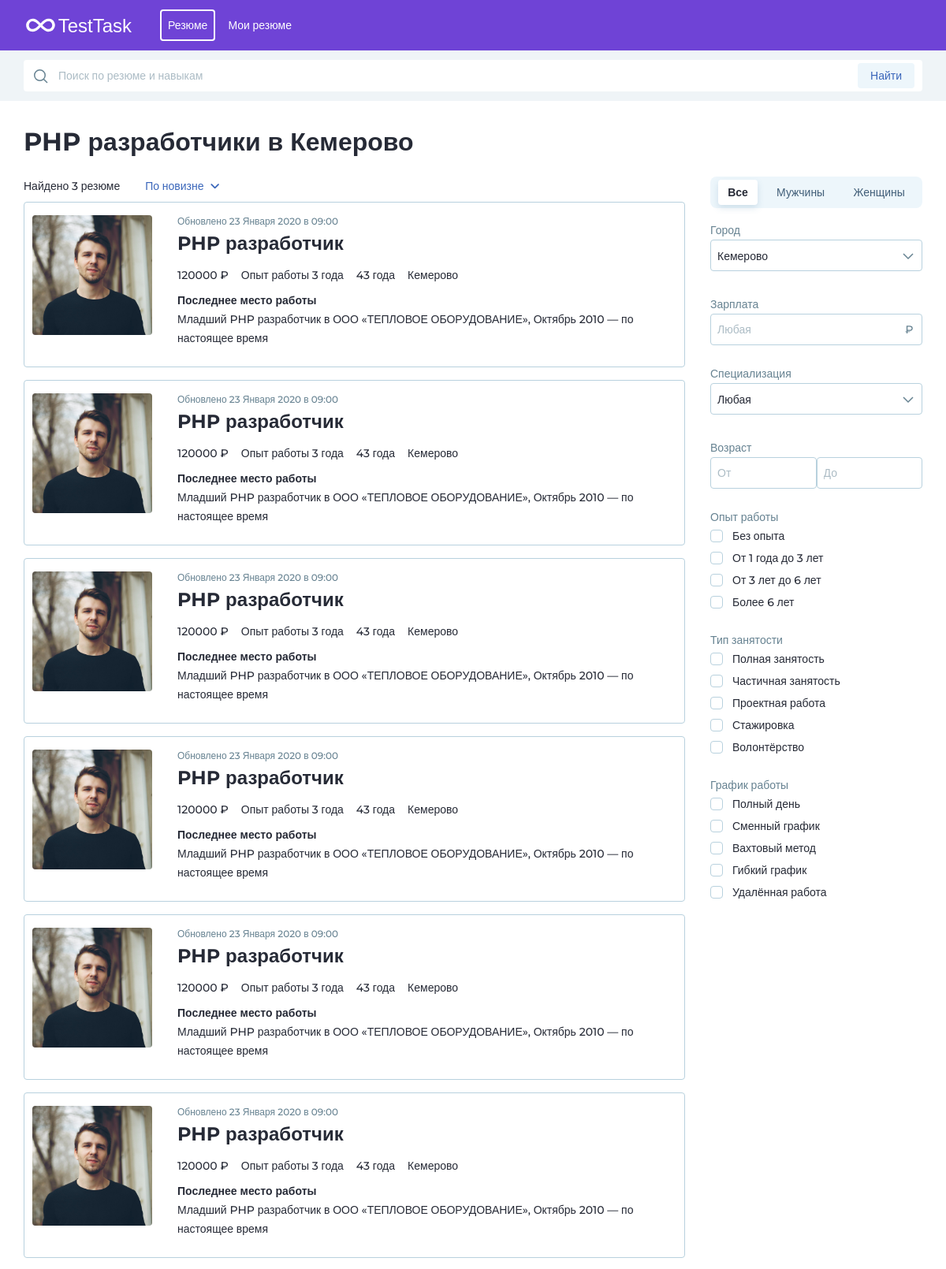
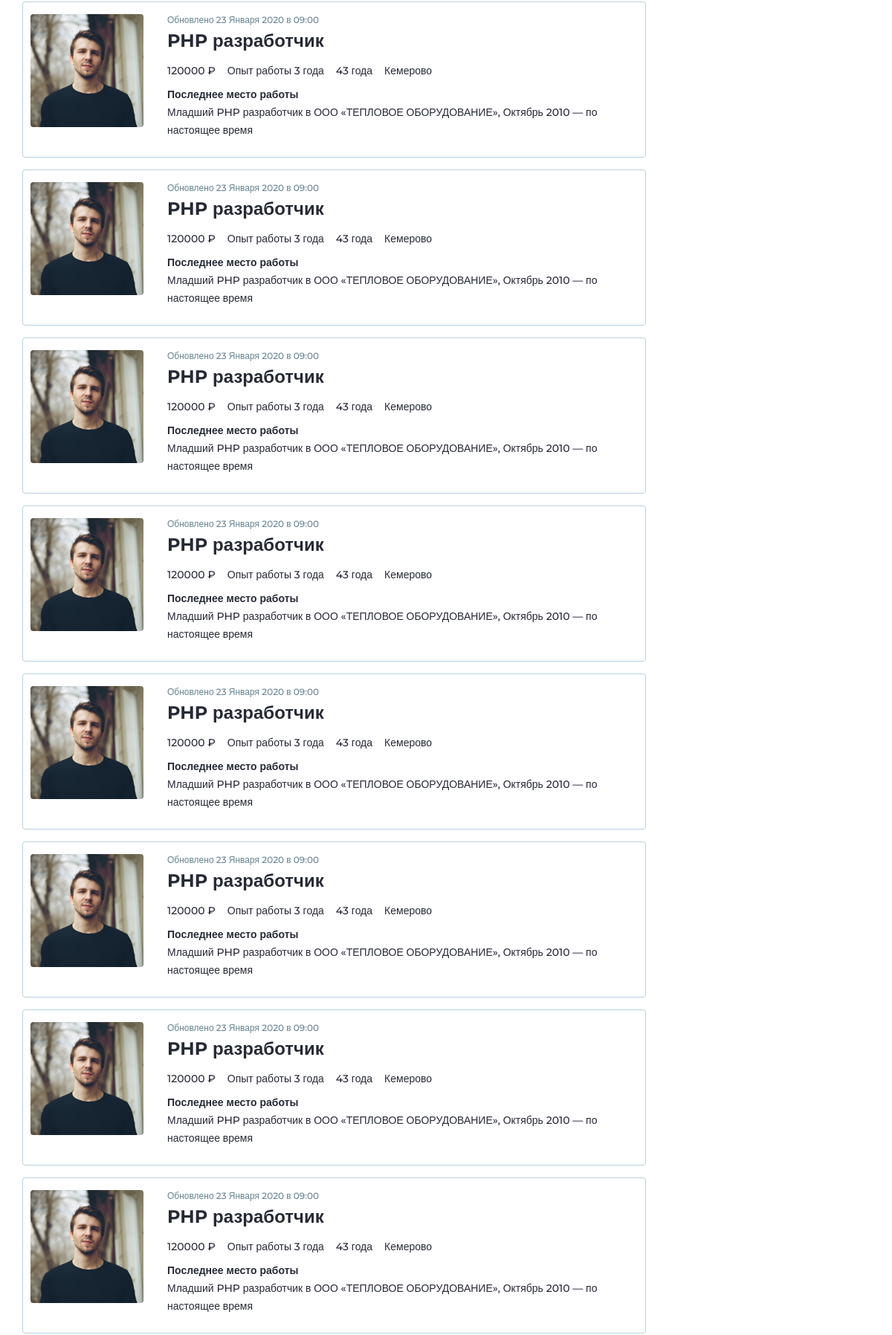
The page / (upper part) on the database its author committed (2 pictures, top to bottom).
### tables this page shows
CREATE TABLE `resum` (
  `id` int NOT NULL,
  `name` text NOT NULL,
  `workyear` text NOT NULL,
  `yearold` int NOT NULL,
  `location` text NOT NULL,
  `oldlocwork` text NOT NULL,
  `date` int NOT NULL,
  `photo` text NOT NULL,
  `price` int NOT NULL
);

### DB/DB.php (called while the page is built, shortened)
<?php
class DB{
    private $host;
    private $login;
    private $password;
    private $db;
    private $table;
    public function __construct($host, $login, $password, $db, $table){
        $this->host = $host;
        $this->login = $login;
        $this->password = $password;
        $this->db = $db;
        $this->table = $table;
    }
    public function getResum(){
        $mysqli = new mysqli($this->host, $this->login, $this->password, $this->db);
        $res = $mysqli->query("SELECT name, workyear, yearold, location, oldlocwork, date, photo, price FROM `{$this->table}` ORDER BY id DESC");
        return $res->fetch_all(MYSQLI_ASSOC);
    }
}
?>

### templates/resume-list.php (the view, shortened to what this page needs)
<div class="header-search">
    <div class="container">
        <div class="header-search__wrap">
            <form class="header-search__form">
                <a href="#"><img src="images/dark-search.svg" alt="search"
                                 class="dark-search-icon header-search__icon"></a>
                <input class="header-search__input" type="text" placeholder="Поиск по резюме и навыкам">
                <button type="button" class="blue-btn header-search__btn">Найти</button>
            </form>
        </div>
    </div>
</div>
<div class="content">
    <div class="container">
        <h1 class="main-title mt24 mb16">PHP разработчики в Кемерово</h1>
        <div class="row">
            <div class="col-lg-9 desctop-992-pr-16">
                <div class="d-flex align-items-center flex-wrap mb8">
                    <span class="paragraph mr16">Найдено 3 резюме</span>
                    <div class="vakancy-page-header-dropdowns">
                        <div class="vakancy-page-wrap show">
                            <a class="vakancy-page-btn vakancy-btn dropdown-toggle" href="#" role="button"
                               id="dropdownMenuLink" data-toggle="dropdown" aria-haspopup="true"
                               aria-expanded="false">
                                По новизне
                                <i class="fas fa-angle-down arrowDown"></i>
                            </a>
                        </div>
                    </div>
                </div>
                <?php
                    $months = array( 1 => 'Января' , 'Февраля' , 'Марта' , 'Апреля' , 'Мая' , 'Июня' , 'Июля' , 'Августа' , 'Сентября' , 'Октября' , 'Ноября' , 'Декабря' );
                    foreach($getList as $data):
                ?>
                <div class="vakancy-page-block company-list-search__block resume-list__block p-rel mb16">
                    <div class="company-list-search__block-left">
                        <div class="resume-list__block-img mb8">
                            <img src="<?php echo $data["photo"] ?>" alt="profile">
                        </div>
                    </div>
                    <div class="company-list-search__block-right">
                        <div class="mini-paragraph cadet-blue mobile-mb12"><?php echo date("Обновлено j ".$months[date( 'n' )]." Y в H:i",$data["date"]) ?></div>
                        <h3 class="mini-title mobile-off"><?php echo $data["name"] ?></h3>
                        <div class="d-flex align-items-center flex-wrap mb8 ">
                            <span class="mr16 paragraph"><?php echo $data["price"] ?> ₽</span>
                            <span class="mr16 paragraph"><?php echo $data["workyear"] ?></span>
                            <span class="mr16 paragraph"><?php echo $data["yearold"] ?> года</span>
                            <span class="mr16 paragraph"><?php echo $data["location"] ?></span>
                        </div>
                        <p class="paragraph tbold mobile-off">Последнее место работы</p>
                    </div>
                    <div class="company-list-search__block-middle">
                        <p class="paragraph mb16 mobile-mb32"><?php echo $data["oldlocwork"] ?> </p>
                    </div>
                </div>
                <?php endforeach; ?>
            </div>
            <div class="col-lg-3 desctop-992-pl-16 d-flex flex-column vakancy-page-filter-block vakancy-page-filter-block-dnone">
                <div class="signin-modal__switch-btns-wrap resume-list__switch-btns-wrap mb16">
                    <a href="#" class="signin-modal__switch-btn active">Все</a>
                    <a href="#" class="signin-modal__switch-btn ">Мужчины</a>
                    <a href="#" class="signin-modal__switch-btn ">Женщины</a>
                </div>
                <div class="vakancy-page-filter-block__row mb24">
                    <div class="paragraph cadet-blue">Город</div>
                    <div class="citizenship-select">
                        <select class="nselect-1">
                            <option value="01">Кемерово</option>
                        </select>
                    </div>
                </div>
                <div class="vakancy-page-filter-block__row mb24">
                    <div class="paragraph cadet-blue">Зарплата</div>
                    <div class="p-rel">
                        <input placeholder="Любая" type="text" class="dor-input w100">
                        <img class="rub-icon" src="images/rub-icon.svg" alt="rub-icon">
                    </div>
                </div>
                <div class="vakancy-page-filter-block__row mb24">
                    <div class="paragraph cadet-blue">Специализация</div>
                    <div class="citizenship-select">
                    </div>
                </div>
                <div class="vakancy-page-filter-block__row mb24">
                    <div class="paragraph cadet-blue">Возраст</div>
                    <div class="d-flex">
                        <input placeholder="От" type="text" class="dor-input w100">
                        <input placeholder="До" type="text" class="dor-input w100">
                    </div>
                </div>
                <div class="vakancy-page-filter-block__row mb24">
                    <div class="paragraph cadet-blue">Опыт работы</div>
                    <div class="profile-info">
                        <div class="form-check d-flex">
                            <label class="form-check-label" for="exampleCheck1"></label>
                            <label for="exampleCheck1" class="profile-info__check-text">Без опыта</label>
                        </div>
                        <div class="form-check d-flex">
                            <label class="form-check-label" for="exampleCheck2"></label>
                            <label for="exampleCheck2" class="profile-info__check-text">От 1 года до 3
                                лет</label>
                        </div>
                        <div class="form-check d-flex">
                            <label class="form-check-label" for="exampleCheck3"></label>
                            <label for="exampleCheck3" class="profile-info__check-text">От 3 лет до 6
                                лет</label>
                        </div>
                        <div class="form-check d-flex">
                            <label class="form-check-label" for="exampleCheck4"></label>
                            <label for="exampleCheck4" class="profile-info__check-text">Более 6 лет</label>
                        </div>
                    </div>
                </div>
                <div class="vakancy-page-filter-block__row mb24">
                    <div class="paragraph cadet-blue">Тип занятости</div>
                    <div class="profile-info">
                        <div class="form-check d-flex">
                            <label class="form-check-label" for="exampleCheck5"></label>
                            <label for="exampleCheck5" class="profile-info__check-text">Полная занятость</label>
                        </div>
                        <div class="form-check d-flex">
                            <label class="form-check-label" for="exampleCheck6"></label>
                            <label for="exampleCheck6" class="profile-info__check-text">Частичная
                                занятость</label>
                        </div>
                        <div class="form-check d-flex">
                            <label class="form-check-label" for="exampleCheck7"></label>
                            <label for="exampleCheck7" class="profile-info__check-text">Проектная работа</label>
                        </div>
                        <div class="form-check d-flex">
                            <label class="form-check-label" for="exampleCheck8"></label>
                            <label for="exampleCheck8" class="profile-info__check-text">Стажировка</label>
                        </div>
                        <div class="form-check d-flex">
                            <label class="form-check-label" for="exampleCheck9"></label>
                            <label for="exampleCheck9" class="profile-info__check-text">Волонтёрство</label>
                        </div>
                    </div>
                </div>
                <div class="vakancy-page-filter-block__row mb24">
                    <div class="paragraph cadet-blue">График работы</div>
                    <div class="profile-info">
                        <div class="form-check d-flex">
                            <label class="form-check-label" for="exampleCheck10"></label>
                            <label for="exampleCheck10" class="profile-info__check-text">Полный день</label>
                        </div>
                        <div class="form-check d-flex">
                            <label class="form-check-label" for="exampleCheck11"></label>
                            <label for="exampleCheck11" class="profile-info__check-text">Сменный график</label>
                        </div>
                        <div class="form-check d-flex">
                            <label class="form-check-label" for="exampleCheck12"></label>
                            <label for="exampleCheck12" class="profile-info__check-text">Вахтовый метод</label>
                        </div>
                        <div class="form-check d-flex">
                            <label class="form-check-label" for="exampleCheck13"></label>
                            <label for="exampleCheck13" class="profile-info__check-text">Гибкий график</label>
                        </div>
                        <div class="form-check d-flex">
                            <label class="form-check-label" for="exampleCheck14"></label>
                            <label for="exampleCheck14" class="profile-info__check-text">Удалённая
                                работа</label>
                        </div>
                    </div>
                </div>
            </div>
        </div>
    </div>
</div>

### index.php (shortened to what this page needs)
<?php
    require_once("DB/DB.php");
    $connect = new DB('localhost','root','R@@t','hhru','resum');
    $getList = $connect->getResum();
?>
<!DOCTYPE html>
<html lang="en">
<head>
    <link rel="stylesheet" href="https://maxcdn.bootstrapcdn.com/bootstrap/4.0.0/css/bootstrap.min.css"
>
    <link rel="stylesheet" href="css/main.css">
    <link rel="stylesheet" href="css/jquery.nselect.css">
    <link rel="stylesheet" href="css/bootstrap-datepicker.css">
</head>
<body>
<div class="main-wrapper">
    <header class="header">
        <div class="container">
            <nav class="navbar navigation">
                <a class="navbar-brand" href="#"><img src="images/logo.svg" alt="Logo">
                </a>
                <ul class="navigation-nav">
                    <li class="nav-item active">
                        <a class="nav-link" href="#">Резюме</a>
                    </li>
                    <li class="nav-item">
                        <a class="nav-link" href="#">Мои резюме</a>
                    </li>
                </ul>
            </nav>
        </div>
    </header>
    <?php
            require_once ("templates/resume-list.php");
    ?>
</div>
</body>
</html>

### rows shown on the page
resum: photo (picture), name "PHP разработчик", price "120000", workyear "Опыт работы 3 года", yearold "43", location "Кемерово", oldlocwork "Младший PHP разработчик в ООО «ТЕПЛОВОЕ ОБОРУДОВАНИЕ», Октябрь 2010 — по настоящее время"
resum: photo (picture), name "PHP разработчик", price "120000", workyear "Опыт работы 3 года", yearold "43", location "Кемерово", oldlocwork "Младший PHP разработчик в ООО «ТЕПЛОВОЕ ОБОРУДОВАНИЕ», Октябрь 2010 — по настоящее время"
resum: photo (picture), name "PHP разработчик", price "120000", workyear "Опыт работы 3 года", yearold "43", location "Кемерово", oldlocwork "Младший PHP разработчик в ООО «ТЕПЛОВОЕ ОБОРУДОВАНИЕ», Октябрь 2010 — по настоящее время"
resum: photo (picture), name "PHP разработчик", price "120000", workyear "Опыт работы 3 года", yearold "43", location "Кемерово", oldlocwork "Младший PHP разработчик в ООО «ТЕПЛОВОЕ ОБОРУДОВАНИЕ», Октябрь 2010 — по настоящее время"
resum: photo (picture), name "PHP разработчик", price "120000", workyear "Опыт работы 3 года", yearold "43", location "Кемерово", oldlocwork "Младший PHP разработчик в ООО «ТЕПЛОВОЕ ОБОРУДОВАНИЕ», Октябрь 2010 — по настоящее время"
resum: photo (picture), name "PHP разработчик", price "120000", workyear "Опыт работы 3 года", yearold "43", location "Кемерово", oldlocwork "Младший PHP разработчик в ООО «ТЕПЛОВОЕ ОБОРУДОВАНИЕ», Октябрь 2010 — по настоящее время"
resum: photo (picture), name "PHP разработчик", price "120000", workyear "Опыт работы 3 года", yearold "43", location "Кемерово", oldlocwork "Младший PHP разработчик в ООО «ТЕПЛОВОЕ ОБОРУДОВАНИЕ», Октябрь 2010 — по настоящее время"
resum: photo (picture), name "PHP разработчик", price "120000", workyear "Опыт работы 3 года", yearold "43", location "Кемерово", oldlocwork "Младший PHP разработчик в ООО «ТЕПЛОВОЕ ОБОРУДОВАНИЕ», Октябрь 2010 — по настоящее время"
resum: photo (picture), name "PHP разработчик", price "120000", workyear "Опыт работы 3 года", yearold "43", location "Кемерово", oldlocwork "Младший PHP разработчик в ООО «ТЕПЛОВОЕ ОБОРУДОВАНИЕ», Октябрь 2010 — по настоящее время"
resum: photo (picture), name "PHP разработчик", price "120000", workyear "Опыт работы 3 года", yearold "43", location "Кемерово", oldlocwork "Младший PHP разработчик в ООО «ТЕПЛОВОЕ ОБОРУДОВАНИЕ», Октябрь 2010 — по настоящее время"
resum: photo (picture), name "PHP разработчик", price "120000", workyear "Опыт работы 3 года", yearold "43", location "Кемерово", oldlocwork "Младший PHP разработчик в ООО «ТЕПЛОВОЕ ОБОРУДОВАНИЕ», Октябрь 2010 — по настоящее время"
resum: photo (picture), name "PHP разработчик", price "120000", workyear "Опыт работы 3 года", yearold "43", location "Кемерово", oldlocwork "Младший PHP разработчик в ООО «ТЕПЛОВОЕ ОБОРУДОВАНИЕ», Октябрь 2010 — по настоящее время"
resum: photo (picture), name "PHP разработчик", price "120000", workyear "Опыт работы 3 года", yearold "43", location "Кемерово", oldlocwork "Младший PHP разработчик в ООО «ТЕПЛОВОЕ ОБОРУДОВАНИЕ», Октябрь 2010 — по настоящее время"
resum: photo (picture), name "PHP разработчик", price "120000", workyear "Опыт работы 3 года", yearold "43", location "Кемерово", oldlocwork "Младший PHP разработчик в ООО «ТЕПЛОВОЕ ОБОРУДОВАНИЕ», Октябрь 2010 — по настоящее время"
